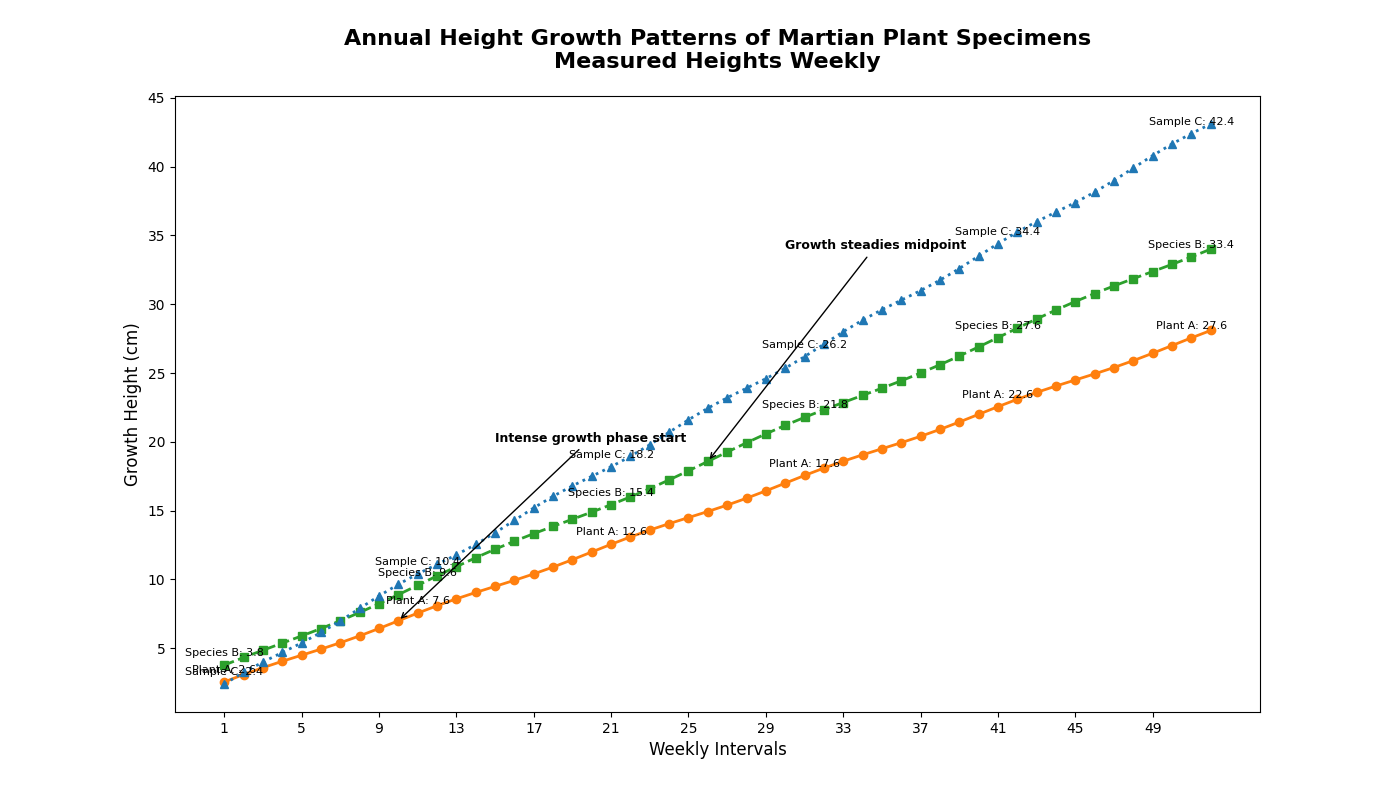

Generate this figure with Python:
import matplotlib.pyplot as plt
import numpy as np

weeks = np.arange(1, 53)

species_1_growth = 2 + 0.5 * weeks + 0.1 * np.sin(2 * np.pi * weeks / 10)
species_2_growth = 3 + 0.6 * weeks + 0.2 * np.cos(2 * np.pi * weeks / 15)
species_3_growth = 1.5 + 0.8 * weeks + 0.15 * np.sin(2 * np.pi * weeks / 8)

fig, ax = plt.subplots(figsize=(14, 8))

ax.plot(weeks, species_1_growth, marker='o', linestyle='-', color='#ff7f0e', linewidth=2)
ax.plot(weeks, species_2_growth, marker='s', linestyle='--', color='#2ca02c', linewidth=2)
ax.plot(weeks, species_3_growth, marker='^', linestyle=':', color='#1f77b4', linewidth=2)

ax.annotate('Intense growth phase start', xy=(10, species_1_growth[9]), xytext=(15, 20),
            arrowprops=dict(facecolor='black', arrowstyle='->'), fontsize=9, fontweight='bold')
ax.annotate('Growth steadies midpoint', xy=(26, species_2_growth[25]), xytext=(30, 34),
            arrowprops=dict(facecolor='black', arrowstyle='->'), fontsize=9, fontweight='bold')

for i, week in enumerate(weeks):
    if i % 10 == 0:
        ax.text(week, species_1_growth[i] + 0.5, f'Plant A: {species_1_growth[i]:.1f}', fontsize=8, ha='center', va='bottom')
        ax.text(week, species_2_growth[i] + 0.5, f'Species B: {species_2_growth[i]:.1f}', fontsize=8, ha='center', va='bottom')
        ax.text(week, species_3_growth[i] + 0.5, f'Sample C: {species_3_growth[i]:.1f}', fontsize=8, ha='center', va='bottom')

plt.title("Annual Height Growth Patterns of Martian Plant Specimens\nMeasured Heights Weekly", fontsize=16, fontweight='bold', pad=20)
ax.set_xlabel('Weekly Intervals', fontsize=12)
ax.set_ylabel('Growth Height (cm)', fontsize=12)
plt.xticks(weeks[::4])

plt.show()
